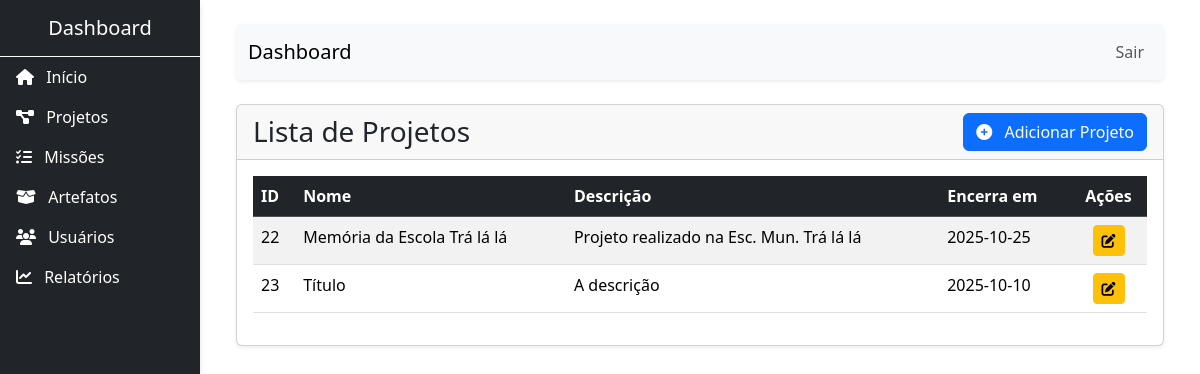
Screenshot of /index.php/project with the database file from the repository.
### tables this page shows
CREATE TABLE IF NOT EXISTS `projects` (
  `id` int(10) unsigned NOT NULL AUTO_INCREMENT,
  `created_at` date DEFAULT NULL,
  `begin_at` date DEFAULT NULL,
  `final_preview` date DEFAULT NULL,
  `final_real` date DEFAULT NULL,
  `name` varchar(255) DEFAULT NULL,
  `desc` text DEFAULT NULL,
  `team` varchar(255) DEFAULT NULL,
  `institution` varchar(255) DEFAULT NULL,
  PRIMARY KEY (`id`)
);

### application/controllers/Project.php (called while the page is built, shortened)
<?php
class Project extends CI_Controller {
    public function __construct() {
        $this->load->model('Artifact_model');
        $this->load->model('User_model');
        $this->load->model('Mission_model');
        $this->load->model('Project_model');
        $this->load->helper('url');
        $this->load->library('upload');
    }
    public function index() {
        $data['title'] = 'Listar Projetos';
        $main_content = 'projects/list';
        $data['projects'] = $this->Project_model->get_projects();
        $this->load->view('template_admin', [
            'main_content'  => $main_content,
            'data'          => $data
        ]);
    }
}

### index.php (called while the page is built, shortened)
<?php
require_once BASEPATH.'core/CodeIgniter.php';

### application/models/Project_model.php (called while the page is built, shortened)
<?php
class Project_model extends CI_Model {
    public function get_projects() {
        $query = $this->db->get('projects');
        return $query->result();
    }
}

### application/views/projects/list.php (the view)
<div class="card shadow-sm mb-4">
    <div class="card-header d-flex justify-content-between align-items-center">
        <h1 class="card-title h3 mb-0">Lista de Projetos</h1>
        <a href="<?php echo base_url('project/add'); ?>" class="btn btn-primary">
            <i class="fas fa-plus-circle me-2"></i> Adicionar Projeto
        </a>
    </div>
    <div class="card-body">
        <?php if (empty($data['projects'])): ?>
            <div class="alert alert-info" role="alert">
                Nenhum projeto encontrado.
            </div>
        <?php else: ?>
            <div class="table-responsive">
                <table class="table table-striped table-hover">
                    <thead class="table-dark">
                        <tr>
                            <th>ID</th>
                            <th>Nome</th>
                            <th>Descrição</th>
                            <th>Encerra em</th>
                            <th class="text-center">Ações</th>
                        </tr>
                    </thead>
                    <tbody>
                        <?php foreach($data['projects'] as $project): ?>
                        <tr>
                            <td><?php echo $project->id; ?></td>
                            <td><?php echo $project->name; ?></td>
                            <td><?php echo $project->desc; ?></td>
                            <td><?php echo $project->final_preview; ?></td>
                            <td class="text-center">
                                <a href="<?php echo base_url('project/edit/' . $project->id); ?>" class="btn btn-sm btn-warning">
                                    <i class="fas fa-edit"></i>
                                </a>
                            </td>
                        </tr>
                        <?php endforeach; ?>
                    </tbody>
                </table>
            </div>
        <?php endif; ?>
    </div>
</div>

### application/views/template_admin.php (shortened to what this page needs)
<!DOCTYPE html>
<html lang="pt-br">
<head>
    <?php $this->load->view('header_admin'); ?>
</head>
<body>
<div class="d-flex">
    <div class="sidebar bg-dark text-white col-md-2 p-0">
        <div class="sidebar-heading p-3 text-center border-bottom border-light">
            <h5 class="my-0">Dashboard</h5>
        </div>
        <ul class="nav flex-column">
            <li class="nav-item">
                <a class="nav-link text-white" href="<?= base_url()?>">
                    <i class="fas fa-home me-2"></i> Início
                </a>
            </li>
            <li class="nav-item">
                <a class="nav-link text-white" href="<?= base_url('project')?>">
                    <i class="fas fa-project-diagram me-2"></i> Projetos
                </a>
            </li>
            <li class="nav-item">
                <a class="nav-link text-white" href="<?php echo base_url('mission'); ?>">
                    <i class="fas fa-tasks me-2"></i> Missões
                </a>
            </li>
            <li class="nav-item">
                <a class="nav-link text-white" href="<?php echo base_url('artifact'); ?>">
                    <i class="fas fa-box-open me-2"></i> Artefatos
                </a>
            </li>
            <li class="nav-item">
                <a class="nav-link text-white" href="<?= base_url('user')?>">
                    <i class="fas fa-users me-2"></i> Usuários
                </a>
            </li>
            <li class="nav-item">
                <a class="nav-link text-white" href="<?= base_url('report')?>">
                    <i class="fas fa-chart-line me-2"></i> Relatórios
                </a>
            </li>
        </ul>
    </div>
    <main class="col-md-10 offset-md-2 p-4">
        <div class="container-fluid">
            <nav class="navbar navbar-expand-lg navbar-light bg-light mb-4 rounded shadow-sm">
                <div class="container-fluid">
                    <span class="navbar-brand mb-0 h1"><?php echo isset($data['titulo']) ? $data['titulo'] : 'Dashboard'; ?></span>
                    <ul class="navbar-nav ms-auto">
                        <li class="nav-item">
                            <a class="nav-link" href="#">Sair</a>
                        </li>
                    </ul>
                </div>
            </nav>
            <?php $this->load->view($main_content, $data); ?>
        </div>
    </main>
    </div>
<?php $this->load->view('footer_admin'); ?>
</body>
</html>

### application/views/header_admin.php (shortened to what this page needs)
<!DOCTYPE html>
<html lang="pt-br">
<head>
	<link href="https://cdn.jsdelivr.net/npm/bootstrap@5.3.3/dist/css/bootstrap.min.css" rel="stylesheet">
	<link rel="stylesheet" href="https://cdnjs.cloudflare.com/ajax/libs/font-awesome/6.5.2/css/all.min.css" />
</head>
<body>

### application/views/footer_admin.php (shortened to what this page needs)
	</body>
</html>

### application/views/template_admin.php (style rules this page uses)
.sidebar { height: 100vh; position: fixed; top: 0; left: 0; z-index: 100; padding-top: 56px; box-shadow: 0 4px 6px rgba(0,0,0,0.1); }

### rows the page displays
projects: id "22", name "Memória da Escola Trá lá lá", desc "Projeto realizado na Esc. Mun. Trá lá lá", final_preview "2025-10-25"
projects: id "23", name "Título", desc "A descrição", final_preview "2025-10-10"
